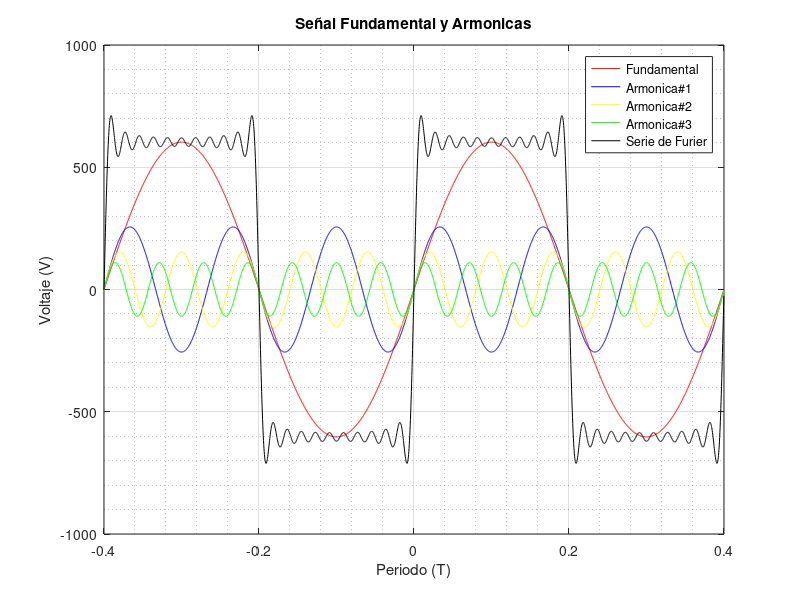

Reproduce this figure in MATLAB.
%% Hecho por: Andres Felipe Arevalo Moreno
%% Comunicacion de Datos
%% EJERCICIO
T=0.0003;
t=[-0.4:T:0.4];
x=603.*sin((5.*pi)*t); %%Ecuacion fundamental
plot(t, x, '-r');
grid;
grid minor;
hold on
%% Armonica #1
a= (2412/pi)*((1/3)*sin(15*pi*t))
plot(t,a, '-b')
hold on
%% Armonica #2
b= (2412/pi)*((1/5)*sin(25*pi*t))
plot(t,b, '-y')
hold on
%% Armonica #3
c= (2412/pi)*((1/7)*sin(35*pi*t))
plot(t,c, 'g')
hold on

%% Serie de Furier
%%Nivel de furier las 10 armonicas
f=(2412/pi)*(sin(5*pi*t)+ ((1/3)*sin((15*pi)*t))+ ((1/5)*sin((25*pi)*t))+ ((1/7)*sin((35*pi)*t))+ ((1/9)*sin((45*pi)*t))+ ((1/11)*sin((55*pi)*t))+ ((1/13)*sin((65*pi)*t))+ ((1/15)*sin((75*pi)*t))+ ((1/17)*sin((85*pi)*t))+ ((1/19)*sin((95*pi)*t))+ ((1/21)*sin((105*pi)*t)))
plot(t,f,'-k'); %sera nuestra funcion, 12 sera un valor absoluto
xlabel('Periodo (T)');
ylabel('Voltaje (V)');
title('Señal Fundamental y Armonicas');
legend('Fundamental','Armonica#1','Armonica#2','Armonica#3','Serie de Furier');